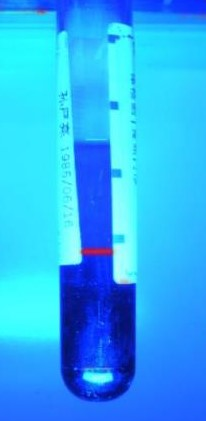
#> input picture 134.jpg, 206 x 421 px
$ python main.py 134.jpg out.png
#> lines starting #> are read from the running program, lines starting #| are printed output that depends on the picture; after the words box and inside, x2 and y2 are one past the last pixel; in counts of white or black regions, pixels touching at a corner belong together
import sys
import cv2,imutils
import numpy as np

# Crop image to fitted size.
# Return a cropped original image, a cropped canny image, and lowest pt of the tube
def crop(imgg):
    imgg = cv2.GaussianBlur(imgg, (3, 3), 0)
    imgg = cv2.GaussianBlur(imgg, (3, 3), 0)
    canny = cv2.Canny(imgg, 100, 150)

    # find contours
    cnts = cv2.findContours(canny.copy(), cv2.RETR_EXTERNAL, cv2.CHAIN_APPROX_SIMPLE)
    cnts = imutils.grab_contours(cnts)
    cnts = sorted(cnts, key=len)

    # traverse to get longest contour and lowestpt
    length = 0
    lowestpt = 0

    midx = 0
    for counts in range(0, len(cnts)):
        if length < cv2.arcLength(cnts[counts], 1):
            length = cv2.arcLength(cnts[counts], 1)
            k = cnts[counts]
        for j in cnts[counts]:
            if j[0][1] > lowestpt:
                lowestpt = j[0][1]
                midx = j[0][0]
                lowestptcoordinate = j[0]

    minx = 10000
    maxy = lowestpt

    # min x coordinate
    for i in k:
        minx = min([minx, i[0][0]])

    # max x coordinate
    radius = midx - minx
    maxx = minx + 2 * radius

    # crop
    cropped1 = canny[0:maxy, minx:maxx]
    cropped2 = imgg[0:maxy, minx:maxx]
    return (cropped1,cropped2,lowestptcoordinate)

# getting slope with 2 points
def slope(p1, p2):
    x1, y1 = p1
    x2, y2 = p2
    if x2 - x1 > 0:
        return ((y2 - y1) / (x2 - x1))
    else:
        return 'NA'

# length between two points
def length(p1, p2):
    x1, y1 = p1
    x2, y2 = p2
    return (((x1 - x2) ** 2 + (y1 - y2) ** 2) ** 0.5)


# Choose stratification line in detected lines.
def chooseLines(lines, img1):

    # Height and width of the image
    height = (img1.shape)[0]
    width = (img1.shape)[1]
    # print("height", height)

    # Return array which records each group of edges
    output = np.array([0,0,0,0])

    # Traverse through all lines and get lines that satisfy requirement
    for x1, y1, x2, y2 in lines[:, 0]:


        # detect horizontal lines with enough length
        if abs(y1 - y2) < 3 and length((x1,y1), (x2,y2)) > 20 and height - y1 > 5:
            left = 0
            right = 0

            # If:
            # 1. current vertical lines are close enough to both sides of the image, it is the edge
            # 2. current horizontal line is between two edges
            # 3. the horizontal line is far from any one of two edges.
            # then current group of line is interfering light
            for x3, y3, x4, y4 in lines[:, 0]:

                # get the slope of the edge and find current x coordinate
                k = slope((x3,y3), (x4,y4))
                if(k == 'NA'):
                    x5 = x4
                elif (k == 0):
                    continue
                else:
                    b = y3 - k * x3
                    x5 = (y1 - b) / k

                # Mark the horizontal line if it's too far from the vertical edge
                if y3 < y1 and y4 > y1 and (x3 < 10 or x4 < 10) and abs(x1 - x5) > 5:
                    left = 1
                    # [4 lines of commented-out code are left out]
                if y3 < y1 and y4 > y1 and  (width - x3 < 10 or width - x4 < 10) and (x5 - x1) > 5:
                    right = 1
                    #print("right error", x3 - x1, x3)

            # If the horizontal line is marked as interfering light, do not output it
            if left > 0 or right > 0 or height - y1 < 10 or height - y2 < 10:
                continue

            # merge the array
            output = np.row_stack((output, np.array([x1, y1, x2, y2])))
            # cv2.line(img1, (x1, y1), (x2, y2), (150, 100, 300), 2)
            # print(x1, " ", y1, " ", x2, " ", y2)

    return output


# merge lines close enough
def merge(lines):
    lines = sorted(lines, key = lambda x: x[1])
    i = 0
    while i < len(lines) - 1:
        if abs(lines[i][1] - lines[i + 1][1]) < 5 and abs(lines[i][3] - lines[i + 1][3]) < 5:
            lines[i][0] = min([lines[i][0], lines[i + 1][0]])
            lines[i][2] = max([lines[i][2], lines[i + 1][2]])
            lines = np.delete(lines, i + 1, axis = 0)
            continue
        i = i + 1

    return lines


def detect():
    path = sys.argv[1]
    save_path = sys.argv[2]
    im0 = cv2.imread(path)
#> im0 is the input picture: shape (421, 206, 3); mean B, G, R 245.6, 174.2, 44.2
    height = (im0.shape)[0]
#> height = 421
    width = (im0.shape)[1]
#> width = 206


    # crop the img
    cropped = crop(im0)
#> in crop, `canny = cv2.Canny(imgg, 100, 150)`:
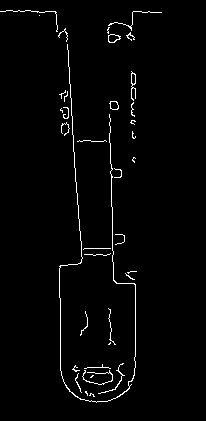
#> canny: shape (421, 206); 2% white in thin lines or dots, all inside (x1, y1, x2, y2) = (0, 10, 162, 403)
#> in crop, `cnts = cv2.findContours(canny.copy(), cv2.RETR_EXTERNAL, cv2.CHAIN_APP..`: cnts = 37 contours, 33 with area under 20; largest, box (x1, y1, x2, y2) and area: (108, 34, 121, 43) 72, (109, 101, 119, 110) 59, (131, 71, 136, 101) 48, (59, 44, 136, 403) 35
#> the loop in crop, `for counts in range(0, len(cnts)):` made 37 passes
#> (length, k) on passes 2, 4: (7.66, [[92, 375], [90, 377], [91, 377], [93, 375]]), (54.83, [[84, 248], [83, 249], [84, 248], [110, 248]])
#> length on passes 17, 25, 29, 33, 34, 37: 58.49, 62.97, 93.11, 148.4, 161.6, 1510.6
#> after the loop in crop, `for counts in range(0, len(cnts)):`: k = contour of 277 points, box (x1, y1, x2, y2) (59, 44, 136, 403), area 35; length = 1510.6; lowestpt = 402; lowestptcoordinate = [96, 402]; midx = 96
#> in crop, `maxy = lowestpt`: maxy = 402
#> the loop in crop, `for i in k:` made 277 passes
#> (i, minx) on passes 1 to 3: ([[67, 44]], 67), ([[67, 49]], 67), ([[68, 50]], 67)
#> in crop, `radius = midx - minx`: radius = 37
#> in crop, `maxx = minx + 2 * radius`: maxx = 133
#> in crop, `cropped1 = canny[0:maxy, minx:maxx]`:
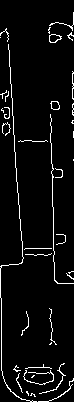
#> cropped1: shape (402, 74); 4.9% white in thin lines or dots
#> in crop, `cropped2 = imgg[0:maxy, minx:maxx]`:
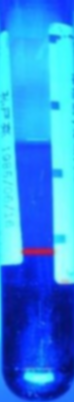
#> cropped2: shape (402, 74, 3); mean of channels 0, 1, 2 231.6, 140.4, 45.5; drawn as B, G, R

    # detect lines
    lines = cv2.HoughLinesP(cropped[0], 1, np.pi / 360, 10, minLineLength=20, maxLineGap=20)
#> lines = 48 rows, first 6: [6, 28, 22, 262], [50, 103, 55, 281], [0, 266, 2, 375], [72, 123, 72, 71], [18, 397, 30, 367], [73, 137, 73, 72]

    # choose horizontal lines
    outputlines = chooseLines(lines, cropped[0])
#> the loop in chooseLines, `for x1, y1, x2, y2 in lines[:, 0]:` made 48 passes
#> output on passes 16, 20: [[0, 0, 0, 0], [18, 141, 50, 141]], [[0, 0, 0, 0], [18, 141, 50, 141], [22, 248, 51, 248]]
    outputlines = np.delete(outputlines, 0, axis=0)
    # merge close lines
    outputlines = merge(outputlines)
#> the loop in merge, `while i < len(lines) - 1:` made 2 passes

    print(outputlines)
#| [array([ 18, 141,  50, 141]), array([ 22, 248,  51, 248]), array([ 25, 254,  50, 254])]

    # Draw lines in the picture and output the result
    highestptcoordinate = [0, width // 2]
    length = (outputlines[0][1] + outputlines[0][1]) // 2
    print(length)
#| 141

    for i in range(0, len(outputlines) - 1):

        length = abs((outputlines[i][1] + outputlines[i][3] - outputlines[i - 1][1] - outputlines[i - 1][3])) // 2
        #outputx = (min(outputlines[i][1], outputlines[i - 1][1]) + max(outputlines[i][3], outputlines[i - 1][3])) //2
        #outputy = (outputlines[i][1] + outputlines[i][3]) // 2 + length
        cv2.line(cropped[1], (outputlines[i][0], outputlines[i][1]), (outputlines[i][2], outputlines[i][3]), (150, 100, 300), 2, cv2.LINE_AA)
        outputtext = str(length)
        if i == 0:
            continue
        print(outputtext)
#> this loop made 2 passes
#| 107
        #cv2.putText(cropped[1], outputtext, (outputx - 5, outputy - 3), cv2.FONT_HERSHEY_COMPLEX, 0.5, (150, 100, 300), 1)

    lowestptcoordinate = cropped[2]
    length = lowestptcoordinate[1] - (outputlines[len(outputlines) - 1][1] + outputlines[len(outputlines) - 1][1]) // 2
    #outputx = lowestptcoordinate[0]
    #outputy = lowestptcoordinate[1] - length // 2
    #cv2.putText(cropped[1], outputtext, (outputx - 5, outputy - 3), cv2.FONT_HERSHEY_COMPLEX, 0.5, (150, 100, 300), 1)
    print(length)
#| 148


    outputimg = cropped[1]
    cv2.imwrite(save_path, outputimg)


if __name__ == '__main__':
    detect()
